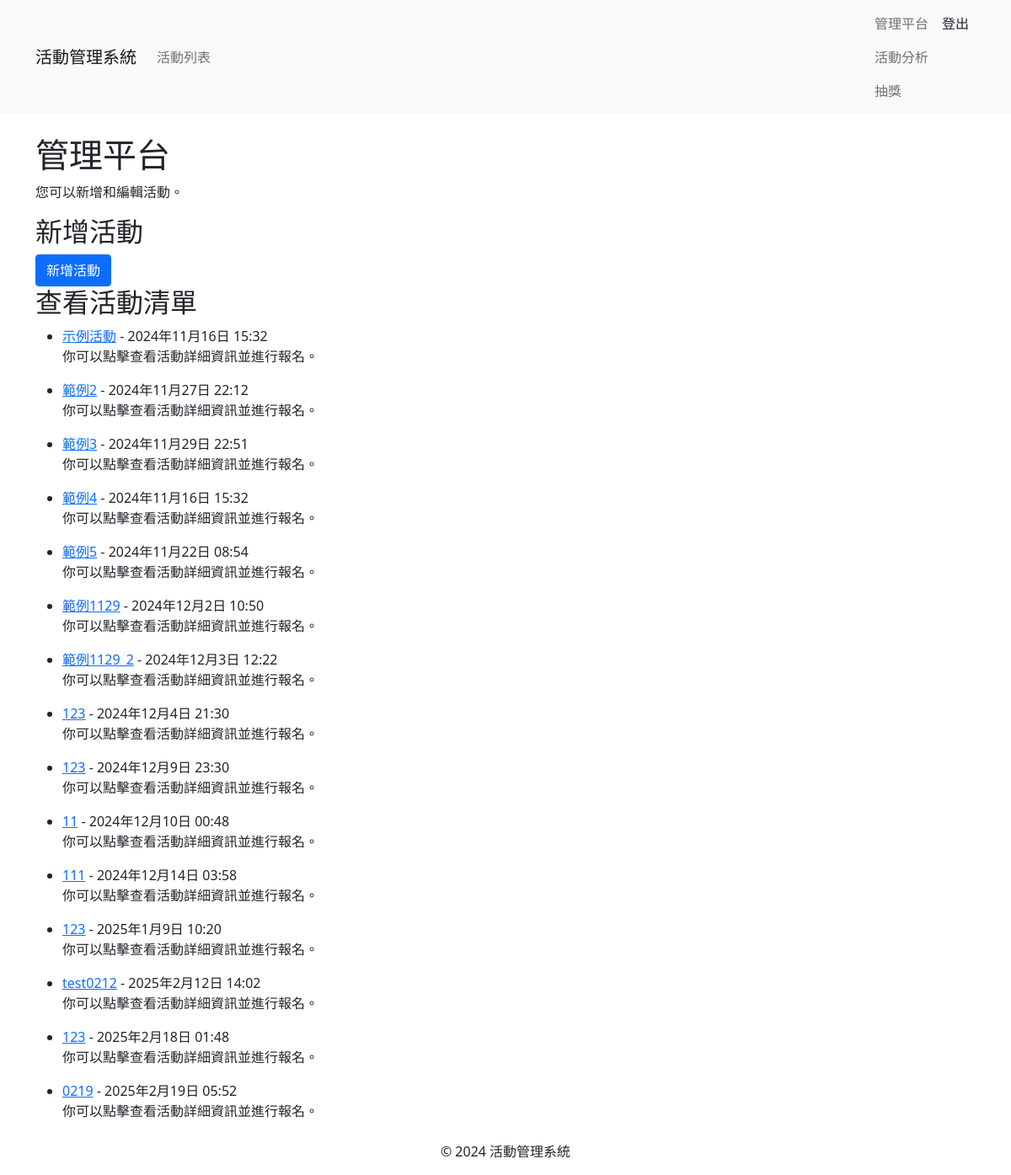
The app's page /member/profile/ (signed in) with its own data.
### events/models.py (models this page shows, shortened)
class Event(models.Model):
    ACTIVITY_TYPES = [
        ('lecture', '講座'),
        ('seminar', '研討會'),
    ]
    STATUS_CHOICES = [
        ('open', '報名中'),
        ('closed', '報名截止'),
        ('not_open', '尚未開放報名'),
    ]
    name = models.CharField(max_length=200)
    description = models.TextField()
    event_time = models.DateTimeField()
    end_time = models.DateTimeField()
    location = models.CharField(max_length=200)
    capacity_limit = models.PositiveIntegerField()
    registration_start = models.DateTimeField()
    registration_end = models.DateTimeField()
    activity_type = models.CharField(max_length=20, choices=ACTIVITY_TYPES)
    status = models.CharField(max_length=20, choices=STATUS_CHOICES, default='not_open')
    published_time = models.DateTimeField(auto_now_add=True)
    updated_time = models.DateTimeField(auto_now=True)
    poster = models.ImageField(upload_to='posters/', blank=True, null=True)
    language = models.CharField(max_length=100, blank=True, null=True)

### member/views.py (the view)
# urls.py: path('profile/', views.profile, name='profile'),
@login_required
def profile(request):
    user = request.user
    registrations = Registration.objects.filter(user=user).select_related('event')
    try:
        profile = user.userprofile
    except UserProfile.DoesNotExist:
        profile = None
    if user.is_superuser:
        return admin_dashboard(request)
    else:
        return render(request, 'member/profile.html', {
            'user': user,
            'registrations': registrations,
            'qr_code': profile.qr_code.url if profile and profile.qr_code else None,
        })

### member/views.py (called while the page is built)
@login_required
def admin_dashboard(request):
    events = Event.objects.all()  # 获取所有事件
    registrations = Registration.objects.all()  # 获取所有注册
    return render(request, 'member/admin_dashboard.html', {
        'events': events,
        'registrations': registrations
    })

### templates/member/admin_dashboard.html (shortened to what this page needs)
<!DOCTYPE html>
<html lang="zh-Hant">
<head>
    <link rel="stylesheet" href="https://cdnjs.cloudflare.com/ajax/libs/bootstrap/5.1.3/css/bootstrap.min.css">
</head>
<body>
    {% extends 'base.html' %}
    {% block content %}
    <h1>管理平台</h1>
    <p>您可以新增和編輯活動。</p>
    <h2>新增活動</h2>
    <form method="post" action="{% url 'create_event' %}">
        <button type="submit" class="btn btn-primary">新增活動</button>
    </form>
    <h2>查看活動清單</h2>
    <ul>
        {% for event in events %}
            <li>
                <a href="{% url 'event_detail' event.id %}">{{ event.name }}</a> - {{ event.event_time }}
                <p>你可以點擊查看活動詳細資訊並進行報名。</p>
            </li>
        {% empty %}
            <li>目前沒有活動。</li>
        {% endfor %}
    </ul>
    {% endblock %}

### records on screen
Event: name "示例活動", event_time "2024年11月16日 15:32"
Event: name "範例2", event_time "2024年11月27日 22:12"
Event: name "範例3", event_time "2024年11月29日 22:51"
Event: name "範例4", event_time "2024年11月16日 15:32"
Event: name "範例5", event_time "2024年11月22日 08:54"
Event: name "範例1129", event_time "2024年12月2日 10:50"
Event: name "範例1129_2", event_time "2024年12月3日 12:22"
Event: name "123", event_time "2024年12月4日 21:30"
Event: name "123", event_time "2024年12月9日 23:30"
Event: name "11", event_time "2024年12月10日 00:48"
Event: name "111", event_time "2024年12月14日 03:58"
Event: name "123", event_time "2025年1月9日 10:20"
Event: name "test0212", event_time "2025年2月12日 14:02"
Event: name "123", event_time "2025年2月18日 01:48"
Event: name "0219", event_time "2025年2月19日 05:52"
